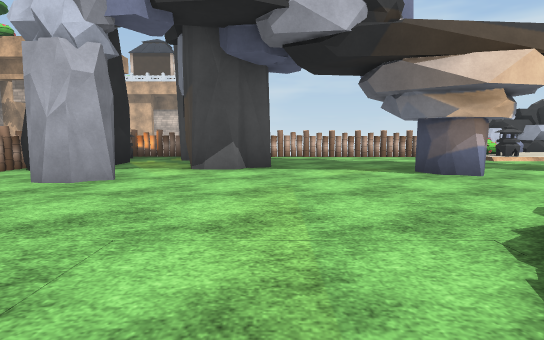
View 1 (above)

16 first-person views from a walk through a Unity game level. The camera is 1.2 m above the floor, tilts 6° down and sees 80° across. The floor is counted in squares, 2 m on a side. Each view is taken from the middle of a square. On the plan, view 1 faces up. The plan holds only what a view shows up to about 10 squares ahead; the rest is blank. The place goes on beyond the plan. The player character is not drawn. Some surface patterns are stand-ins.

View 2
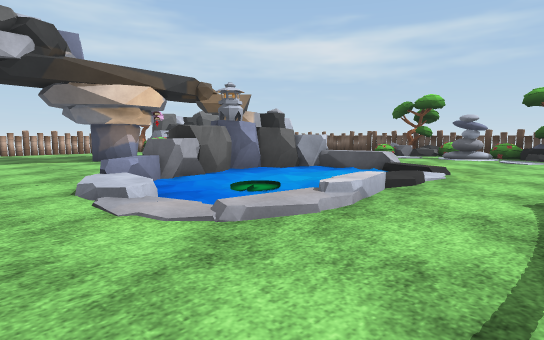

View 3
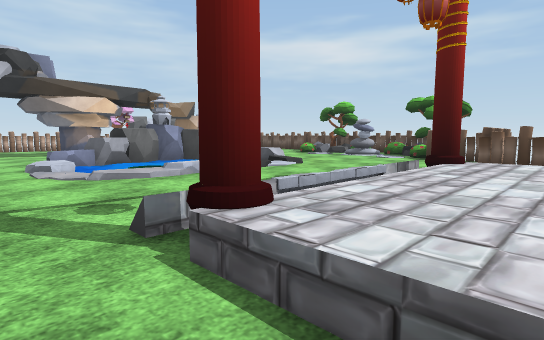

View 4
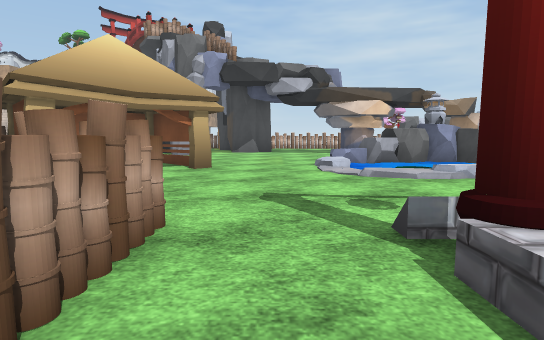

View 5
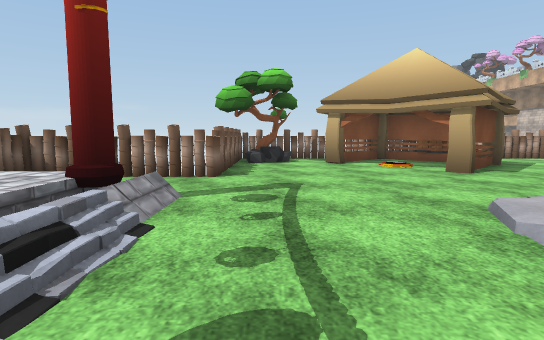

View 6
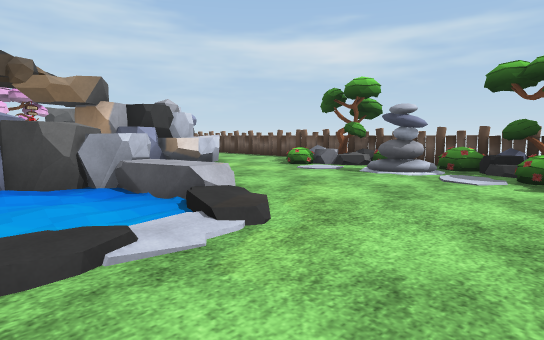

View 7
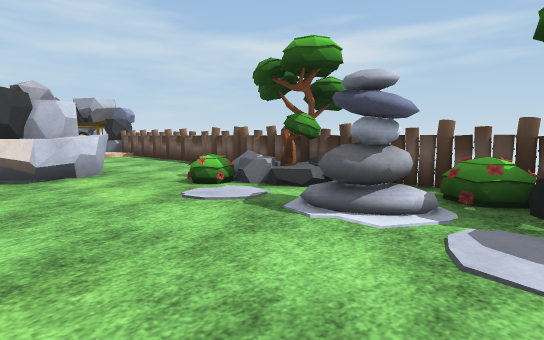

View 8
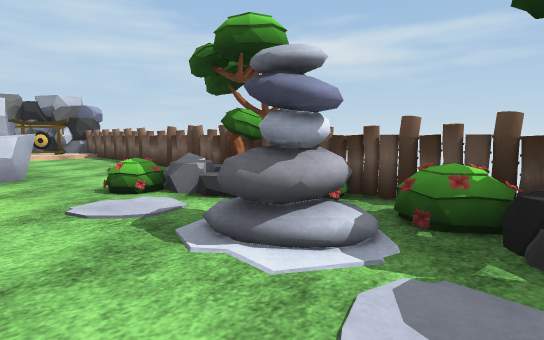

View 9
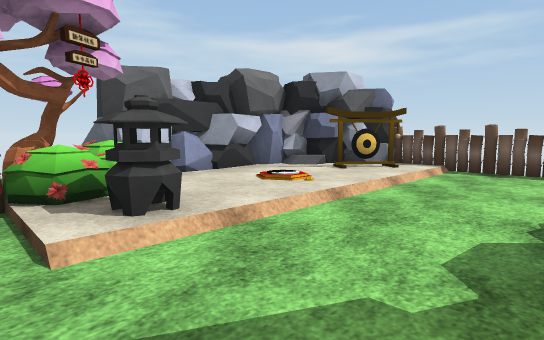

View 10
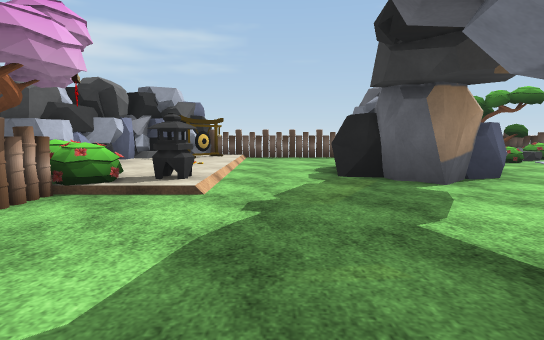

View 11
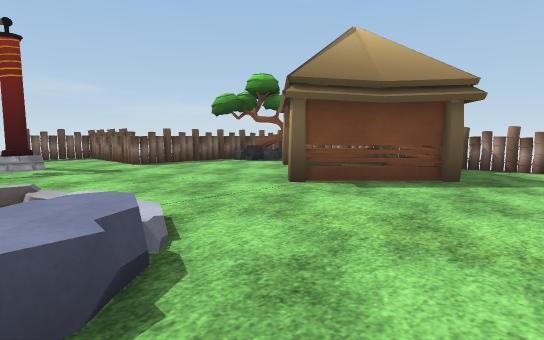

View 12
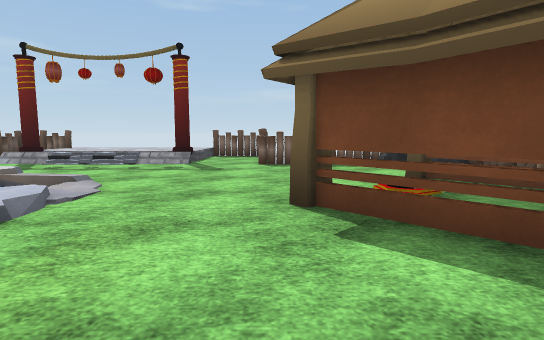

View 13
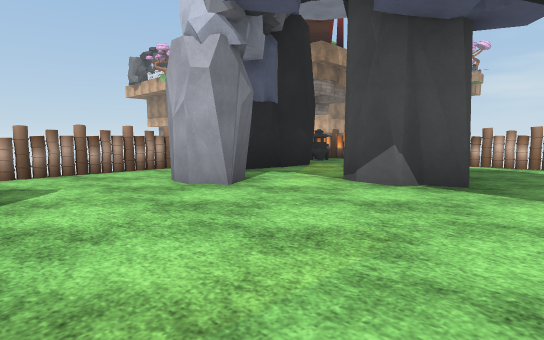

View 14
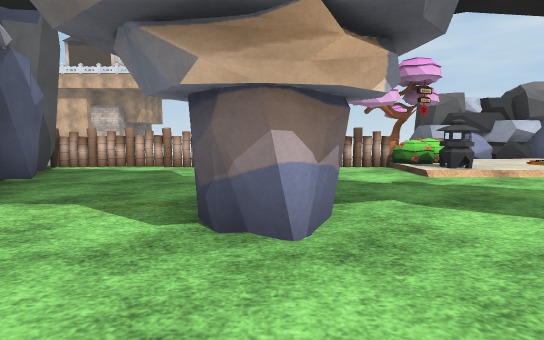

View 15
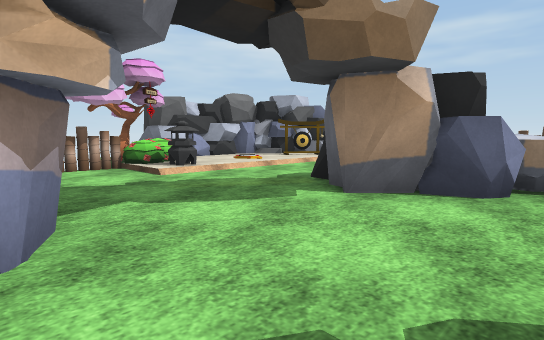

View 16
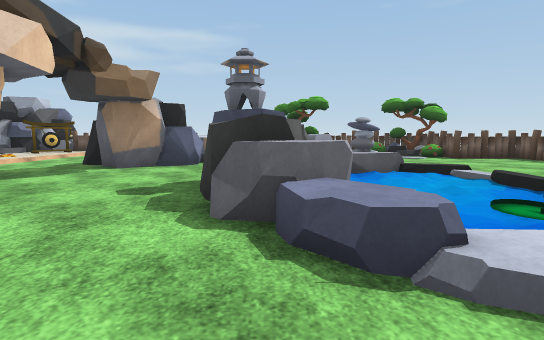

### Floor plan
Key: @ floor where view 1 was taken; # wall or solid block; x gap in a wall; . main floor; : floor 0.25 m higher than the main floor; + floor 0.5 m higher than the main floor; / step, stairs or slope; ^ raised ledge; B bush; R rock; T tree; P pillar; H hut; O other object.
Columns run from 5 left of view 1 to 11 right of it. Each row starts with its distance up from view 1.
 11            T##
 10            BR##R
  9  OO ######BOO:OR#
  8  #. #......O:::/#
  7   ..#...........#
  6 # .. .......O...#
  5 #.#.....#..####.#
  4 #.R.........#^^.#
  3 #............^#.#
  2 O......OOOOO...R#
  1 O HH..:O..OO.. TO
  0 HH.HH@.....O..OB#
 -1 #HH.....:://..OB#
 -2 # H............TT
 -3 #TR...........##
 -4 #####.P//// ..#
 -5     #.++++P OOO
 -6     #./+++/ O
 -7     OOO   x##

Positions as (right, up) in squares from view 1, and headings:
1: (0, 0), facing up
2: (0, -3), facing up-right
3: (0, -6), facing up-right
4: (0, -6), facing up
5: (4, -3), facing left
6: (4, -3), facing up-right
7: (7, -2), facing up-right
8: (8, -2), facing up-right
9: (5, 6), facing up-right
10: (2, 7), facing right
11: (2, 3), facing down-left
12: (-1, 3), facing down
13: (1, 2), facing up-left
14: (3, 3), facing up
15: (3, 3), facing up-right
16: (0, 2), facing right
